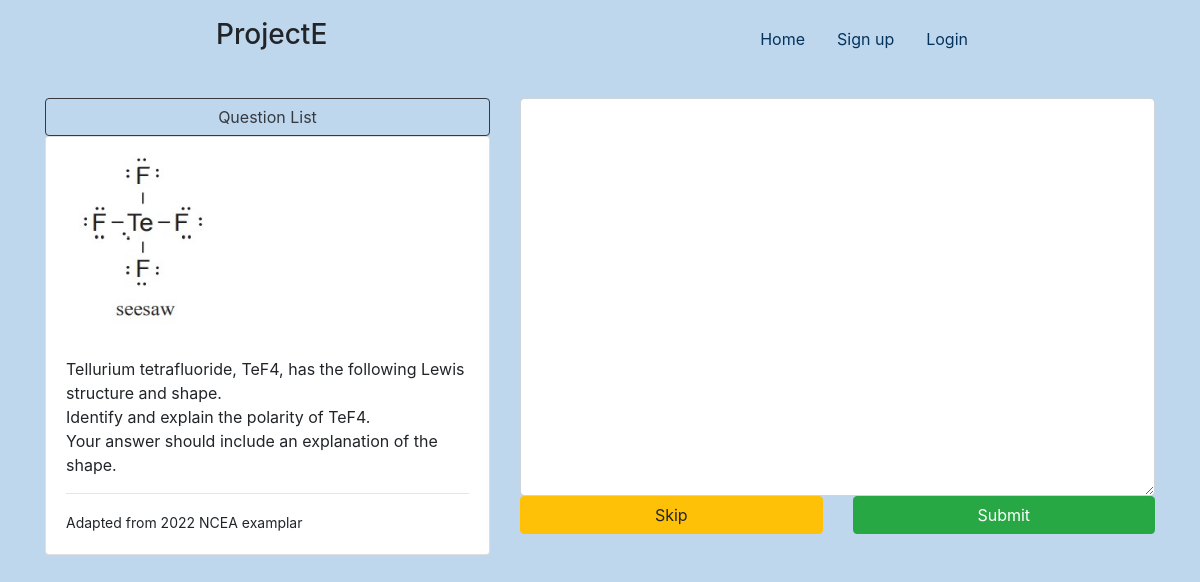
Screenshot of /question/1 with the database file from the repository.
### tables this page shows
CREATE TABLE questions (id INTEGER PRIMARY KEY AUTOINCREMENT, standard INTEGER REFERENCES standards (id), question TEXT, answer TEXT, image VARCHAR (100), source VARCHAR(300));

### app.py (the view)
@app.route('/question/<question_id>')
def question(question_id):
    question = list(get_db("""SELECT * FROM questions WHERE questions.id=?""",
                (question_id, ), fetch_type="one"))
    session['question'] = question
    return render_template("question.html", question=question)

### app.py (called while the page is built)
def get_db(query, args=(), fetch_type="all"):
    con = sqlite3.connect(DATABASE)
    cur = con.cursor()
    cur.execute(query, args)
    if fetch_type == "one":
        data = cur.fetchone()
    else:
        data = cur.fetchall()
    con.close()
    return data

### templates/question.html (shortened to what this page needs)
{% extends "base.html" %}
    {% block body %}
    <div class="container">
        <div class="row" style="min-height: 60vh;">
            <div class="col-md-5">
                <button class="btn btn-block btn-outline-dark" onclick="javascript:ShowModal('{{ question[1] }}')">Question List</button>
                <div class="card">
                    {% if question[4] %}
                    <img src="{{ url_for('static', filename=('images/' + question[4])) }}" class="card-img-top"
                        style="max-height: 200px; max-width: 200px;" id="QuestionImage">
                    {% else %}
                    <img src="#" class="card-img-top"
                        style="max-height: 200px; max-width: 200px;" id="QuestionImage" hidden>
                    {% endif %}
                    <div class="card-body">
                        <p class="card-text" id="QuestionText">
                            {% for line in question[2].split('\n') %}
                                {{ line }}<br>
                            {% endfor %}
                        </p>
                        <hr>
                        <small class="card-text">Adapted from <span id="QuestionSource">{{ question [5] }}</span> examplar</small>
                    </div>
                </div>
            </div>
            <div class="col-md-7" id="content">
                <form novalidate id="form">
                    <textarea class="form-control" id="text" rows="16"></textarea>
                    <div class="row">
                        <div class="col-6"><button type="button" class="btn btn-block btn-warning" onclick="javascript:ChangeForm()">Skip</button></div>
                        <div class="col-6"><button type="button" class="btn btn-block btn-success" onclick="javascript:SubmitForm()">Submit</button></div>
                    </div>
                </form>
            </div>
        </div>
    </div>
    {% endblock %}

### templates/base.html (shortened to what this page needs)
<!DOCTYPE html>
<html lang="en">
<head>
    <link rel="stylesheet" href="https://cdn.jsdelivr.net/npm/bootstrap@4.6.2/dist/css/bootstrap.min.css"
>
    <link rel="stylesheet" href="https://cdn.jsdelivr.net/npm/bootstrap-icons@1.3.0/font/bootstrap-icons.css">
    <link href="{{ url_for('static', filename='style.css') }}" rel="stylesheet">
</head>
<body>
    <nav id="nav" class="navbar">
        <h3>ProjectE</h3>
        <ul class="nav justify-content-end">
            <li class="nav-item">
                <a class="nav-link" href="{{ url_for('home') }}">Home</a>
            </li>
            {% if 'user' in session %}
            <li class="nav-item">
                <a class="nav-link" href="{{ url_for('profile') }}">Profile</a>
            </li>
            <li class="nav-item">
                <a class="nav-link" href="{{ url_for('logout') }}">Logout</a>
            </li>
            {% else %}
            <li class="nav-item">
                <a class="nav-link" href="{{ url_for('signup') }}">Sign up</a>
            </li>
            <li class="nav-item">
                <a class="nav-link" href="{{ url_for('login') }}">Login</a>
            </li>
            {% endif %}
        </ul>
    </nav>
    {% block body %}{% endblock %}
</body>
</html>

### static/style.css (style rules this page uses)
body { height: 100%; background-color: #BFD7ED; }
#nav { max-width: 800px; margin: 10px auto 30px auto; }
.nav-link { color: #03335D; }

### rows the page displays
questions: image (picture), source "2022 NCEA"

### other values shown
{{ line }} "Tellurium tetrafluoride, TeF4, has the following Lewis structure and shape." "Identify and explain the polarity of TeF4." "Your answer should include an explanation of the shape."
